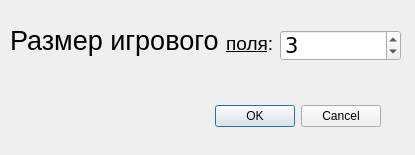
<?xml version="1.0" encoding="UTF-8"?>
<ui version="4.0">
 <class>GameSettings</class>
 <widget class="QDialog" name="GameSettings">
  <property name="geometry">
   <rect>
    <x>0</x>
    <y>0</y>
    <width>415</width>
    <height>155</height>
   </rect>
  </property>
  <property name="windowTitle">
   <string>Выбор размера поля</string>
  </property>
  <widget class="QDialogButtonBox" name="buttonBox">
   <property name="geometry">
    <rect>
     <x>40</x>
     <y>100</y>
     <width>341</width>
     <height>32</height>
    </rect>
   </property>
   <property name="orientation">
    <enum>Qt::Horizontal</enum>
   </property>
   <property name="standardButtons">
    <set>QDialogButtonBox::Cancel|QDialogButtonBox::Ok</set>
   </property>
  </widget>
  <widget class="QSpinBox" name="spinBox">
   <property name="geometry">
    <rect>
     <x>280</x>
     <y>30</y>
     <width>121</width>
     <height>31</height>
    </rect>
   </property>
   <property name="font">
    <font>
     <family>Verdana</family>
     <pointsize>16</pointsize>
    </font>
   </property>
   <property name="value">
    <number>3</number>
   </property>
  </widget>
  <widget class="QLabel" name="label">
   <property name="geometry">
    <rect>
     <x>10</x>
     <y>20</y>
     <width>301</width>
     <height>41</height>
    </rect>
   </property>
   <property name="text">
    <string>&lt;html&gt;&lt;head/&gt;&lt;body&gt;&lt;p&gt;&lt;span style=&quot; font-size:20pt;&quot;&gt;Размер игрового &lt;/span&gt;&lt;span style=&quot; font-size:14pt; text-decoration: underline;&quot;&gt;поля&lt;/span&gt;&lt;span style=&quot; font-size:14pt;&quot;&gt;: &lt;/span&gt;&lt;/p&gt;&lt;/body&gt;&lt;/html&gt;</string>
   </property>
  </widget>
 </widget>
 <resources/>
 <connections>
  <connection>
   <sender>buttonBox</sender>
   <signal>accepted()</signal>
   <receiver>GameSettings</receiver>
   <slot>accept()</slot>
   <hints>
    <hint type="sourcelabel">
     <x>248</x>
     <y>254</y>
    </hint>
    <hint type="destinationlabel">
     <x>157</x>
     <y>274</y>
    </hint>
   </hints>
  </connection>
  <connection>
   <sender>buttonBox</sender>
   <signal>rejected()</signal>
   <receiver>GameSettings</receiver>
   <slot>reject()</slot>
   <hints>
    <hint type="sourcelabel">
     <x>316</x>
     <y>260</y>
    </hint>
    <hint type="destinationlabel">
     <x>286</x>
     <y>274</y>
    </hint>
   </hints>
  </connection>
 </connections>
</ui>
